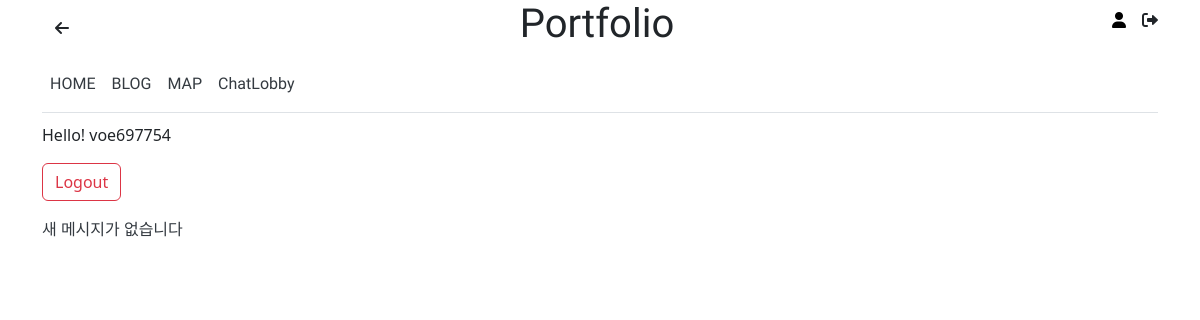
The page / (signed in) on the database as committed earlier.
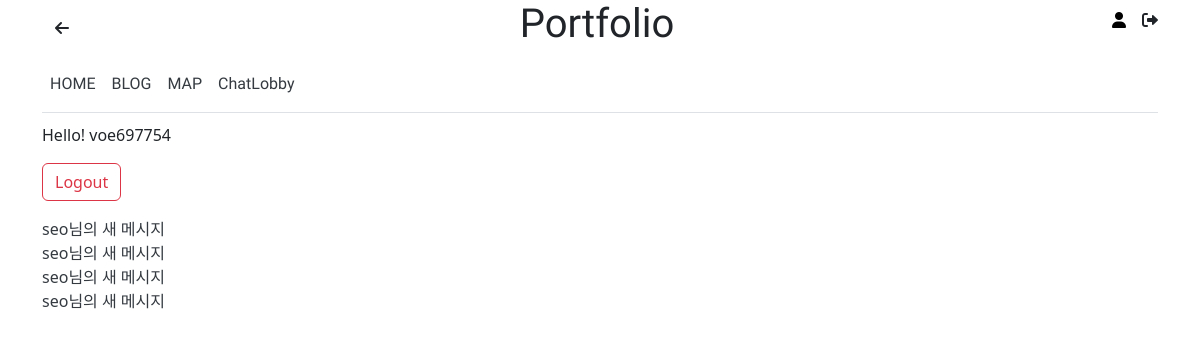
The same page on the database as committed later.
### main/models.py (models this page shows, shortened)
class Message(models.Model):
    sender = models.ForeignKey(User, related_name='sent_messages', on_delete=models.CASCADE)
    receiver = models.ForeignKey(User, related_name='received_messages', on_delete=models.CASCADE)
    content = models.TextField()
    timestamp = models.DateTimeField(auto_now_add=True)
    is_read = models.BooleanField(default=False)
    room_name = models.CharField(max_length=200)

### main/views.py (the view)
# urls.py: path('', views.base, name='base'),
def base(request):
    if request.user.is_authenticated:
        unread_messages = Message.objects.filter(receiver=request.user, is_read=False)
        return render(request, 'main/base.html', {'unread_messages': unread_messages})
    return render(request, 'main/base.html')

### main/templates/main/base.html (shortened to what this page needs)
{% load static %}
<link href="https://cdn.jsdelivr.net/npm/bootstrap@5.3.0/dist/css/bootstrap.min.css" rel="stylesheet">
<link href="https://cdnjs.cloudflare.com/ajax/libs/font-awesome/6.0.0/css/all.min.css" rel="stylesheet">
{% block header %}
<div class="container sticky-top bg-white">
  <div class="d-flex justify-content-between align-items-center">
      <a href="javascript:history.back()" class="btn">
        <i class="fas fa-arrow-left"></i>
      </a>
      <h1 class="text-center font flex-grow-1">Portfolio</h1>
      <div class="d-flex ms-auto">
          {% if not user.is_authenticated %}
          <a href="/signup" class="me-3">
            <i class="fa-solid fa-right-to-bracket"></i>
          </a>
          <a href="/login">
              <i class="fa-solid fa-user-plus"></i>
          </a>
          {% elif user.is_authenticated %}
          <a href="{% url 'user_profile' user.username %}" class="me-3">
              <i class="fa-solid fa-user"></i>
          </a>
          <form action="{% url 'logout' %}" method="post" class="d-inline">
              <button type="submit" class="btn border-0 bg-transparent p-0">
                  <i class="fa-solid fa-sign-out-alt text-dark"></i>
              </button>
          </form>
          {% endif %}
      </div>
  </div>
  <nav class="navbar navbar-expand-lg border-bottom">
    <ul class="navbar-nav ml-auto">
      <li class="nav-item">
        <a href="/" class="font nav-link">HOME</a>
      </li>
      <li class="nav-item">
        <a href="/blog" class="font nav-link">BLOG</a>
      </li>
      <li class="nav-item">
        <a href="/map" class="font nav-link">MAP</a>
      </li>
      <li class="nav-item">
        <a href="/chat/lobby" class="font nav-link">ChatLobby</a>
      </li>
    </ul>
  </nav>
</div>
{% endblock %}
<body>
  <div class="container" style="padding-top :10px">
    {% block content %}
      {% if user.is_authenticated %}
        <p>Hello! {{ user.username }}</p>
        <form action="{% url 'logout' %}" method="post">
            <button type="submit" class="btn btn-outline-danger">Logout</button>
        </form>
      {% else %}
        <p>로그인 해주세요!</p>
      {% endif %}
      {% if unread_messages %}
        {% for message in unread_messages %}
            <a class="nav-link" href="{% url 'chat' room_name=message.sender.username %}">
              {{ message.sender.username }}님의 새 메시지
            </a>
        {% endfor %}
      {% else %}
        <a class="nav-link">새 메시지가 없습니다</a>
    {% endif %}
    {% endblock %}
  </div>
</body>

Rows that differ between the two databases and show on the page:
added Message: sender.username "seo"
added Message: sender.username "seo"
added Message: sender.username "seo"
added Message: sender.username "seo"
Other text that changed with them:
text no longer shown: "새 메시지가 없습니다"
